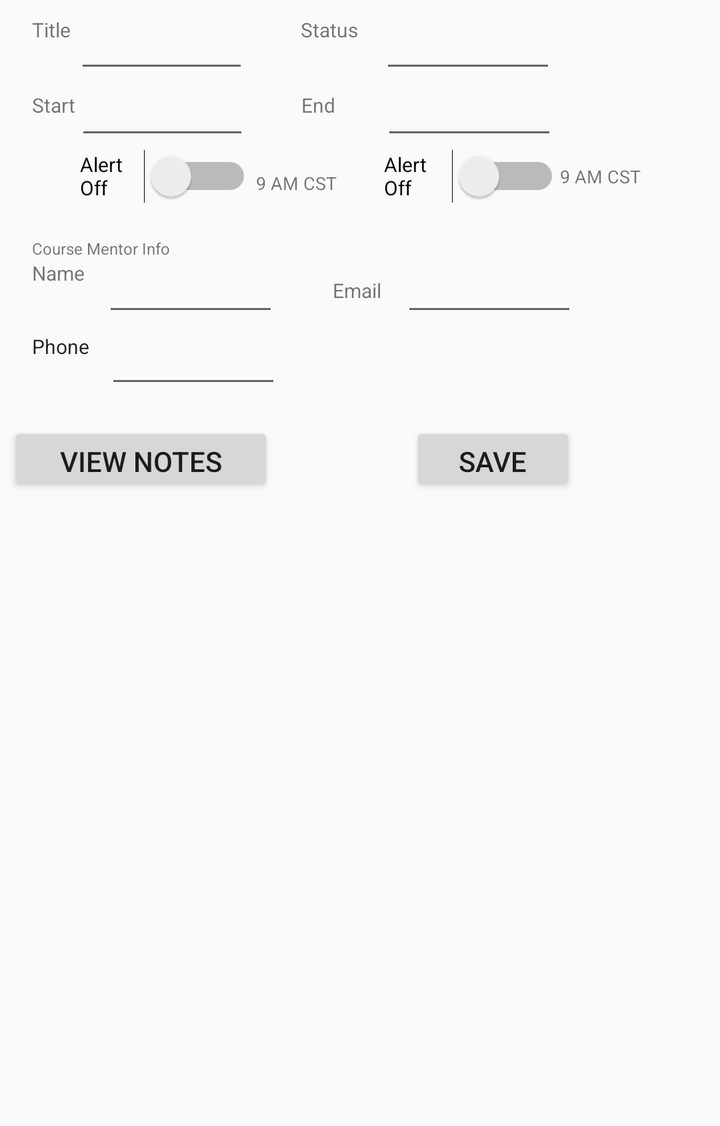
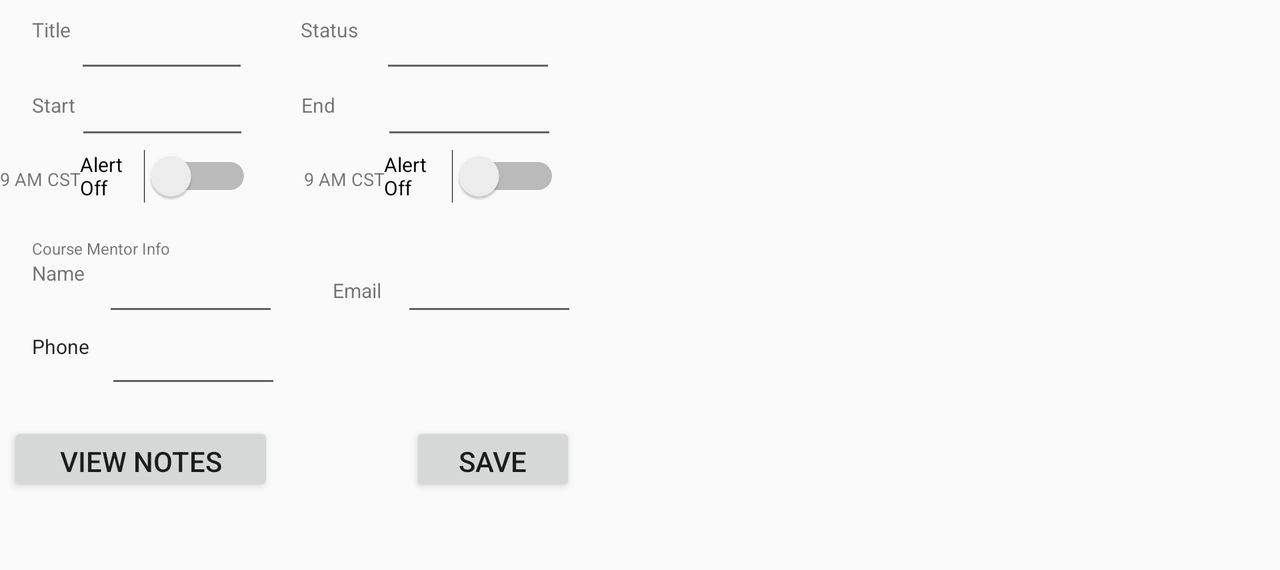

Two renders of one Android screen. The first uses the default layout on a phone; the second uses the alternative layout the repository ships for a different screen configuration, on a matching device. The two XML files are below.
<!-- AndroidManifest.xml: application theme AppBaseTheme -->
<!-- res/layout/course_edit.xml -->
<?xml version="1.0" encoding="utf-8"?>
<android.support.constraint.ConstraintLayout xmlns:android="http://schemas.android.com/apk/res/android"
    xmlns:app="http://schemas.android.com/apk/res-auto"
    xmlns:tools="http://schemas.android.com/tools"
    android:id="@+id/constraintLayoutOuter"
    android:layout_width="match_parent"
    android:layout_height="wrap_content">

    <android.support.constraint.ConstraintLayout xmlns:android="http://schemas.android.com/apk/res/android"
        xmlns:app="http://schemas.android.com/apk/res-auto"
        android:id="@+id/constraintLayout1"
        android:layout_width="match_parent"
        android:layout_height="278dp"
        app:layout_constraintStart_toStartOf="parent"
        app:layout_constraintTop_toTopOf="parent">


        <TextView
            android:id="@+id/textView4"
            android:layout_width="wrap_content"
            android:layout_height="wrap_content"
            android:layout_marginTop="82dp"
            android:text="9 AM CST"
            android:textSize="9sp"
            app:layout_constraintStart_toEndOf="@+id/switchEndAlert"
            app:layout_constraintTop_toTopOf="parent" />

        <TextView
            android:id="@+id/textViewCourseTitle"
            android:layout_width="wrap_content"
            android:layout_height="wrap_content"
            android:layout_marginStart="16dp"
            android:layout_marginTop="8dp"
            android:text="Title"
            android:textSize="10sp"
            app:layout_constraintStart_toStartOf="parent"
            app:layout_constraintTop_toTopOf="parent" />


        <TextView
            android:id="@+id/textViewCourseStart"
            android:layout_width="wrap_content"
            android:layout_height="wrap_content"
            android:layout_marginStart="16dp"
            android:layout_marginTop="24dp"
            android:text="Start"
            android:textSize="10sp"
            app:layout_constraintStart_toStartOf="parent"
            app:layout_constraintTop_toBottomOf="@+id/textViewCourseTitle" />

        <EditText
            android:id="@+id/editCourseTitle"
            android:layout_width="87dp"
            android:layout_height="wrap_content"
            android:layout_marginStart="2dp"
            android:layout_marginTop="8dp"
            android:ems="10"
            android:inputType="textPersonName"
            android:textSize="12sp"
            app:layout_constraintStart_toEndOf="@+id/textViewCourseTitle"
            app:layout_constraintTop_toTopOf="parent" />

        <TextView
            android:id="@+id/textViewCourseEnd"
            android:layout_width="wrap_content"
            android:layout_height="wrap_content"
            android:layout_marginStart="26dp"
            android:layout_marginTop="24dp"
            android:text="End"
            android:textSize="10sp"
            app:layout_constraintStart_toEndOf="@+id/editCourseStart"
            app:layout_constraintTop_toBottomOf="@+id/textViewStatus" />

        <EditText
            android:id="@+id/editCourseStart"
            android:layout_width="87dp"
            android:layout_height="wrap_content"
            android:ems="10"
            android:inputType="date"
            android:textSize="12sp"
            app:layout_constraintStart_toEndOf="@+id/textViewCourseStart"
            app:layout_constraintTop_toBottomOf="@+id/editCourseTitle" />

        <EditText
            android:id="@+id/editCourseEnd"
            android:layout_width="88dp"
            android:layout_height="wrap_content"
            android:layout_marginStart="23dp"
            android:ems="10"
            android:inputType="date"
            android:textSize="12sp"
            app:layout_constraintStart_toEndOf="@+id/textViewCourseEnd"
            app:layout_constraintTop_toBottomOf="@+id/editCourseStatus" />

        <TextView
            android:id="@+id/textViewStatus"
            android:layout_width="wrap_content"
            android:layout_height="wrap_content"
            android:layout_marginStart="26dp"
            android:layout_marginTop="8dp"
            android:text="Status"
            android:textSize="10sp"
            app:layout_constraintStart_toEndOf="@+id/editCourseTitle"
            app:layout_constraintTop_toTopOf="parent" />

        <EditText
            android:id="@+id/editCourseStatus"
            android:layout_width="88dp"
            android:layout_height="wrap_content"
            android:layout_marginStart="11dp"
            android:layout_marginTop="8dp"
            android:ems="10"
            android:inputType="textPersonName"
            android:textSize="12sp"
            app:layout_constraintStart_toEndOf="@+id/textViewStatus"
            app:layout_constraintTop_toTopOf="parent" />

        <TextView
            android:id="@+id/textView7"
            android:layout_width="124dp"
            android:layout_height="0dp"
            android:layout_marginStart="16dp"
            android:layout_marginTop="17dp"
            android:text="Course Mentor Info"
            android:textSize="8sp"
            app:layout_constraintStart_toStartOf="parent"
            app:layout_constraintTop_toBottomOf="@+id/switchStartAlert" />

        <TextView
            android:id="@+id/textViewName"
            android:layout_width="wrap_content"
            android:layout_height="wrap_content"
            android:layout_marginStart="16dp"
            android:text="Name"
            android:textSize="10sp"
            app:layout_constraintStart_toStartOf="parent"
            app:layout_constraintTop_toBottomOf="@+id/textView7" />

        <EditText
            android:id="@+id/editCMPhone"
            android:layout_width="88dp"
            android:layout_height="36dp"
            android:layout_marginStart="8dp"
            android:ems="10"
            android:inputType="phone"
            android:textSize="12sp"
            app:layout_constraintStart_toEndOf="@+id/textViewCMPhone"
            app:layout_constraintTop_toBottomOf="@+id/editCMName" />

        <TextView
            android:id="@+id/textViewCMPhone"
            android:layout_width="wrap_content"
            android:layout_height="wrap_content"
            android:layout_marginStart="16dp"
            android:layout_marginTop="23dp"
            android:text="Phone"
            android:textAppearance="@style/TextAppearance.AppCompat.Body1"
            android:textSize="10sp"
            app:layout_constraintStart_toStartOf="parent"
            app:layout_constraintTop_toBottomOf="@+id/textViewName" />

        <EditText
            android:id="@+id/editCMName"
            android:layout_width="88dp"
            android:layout_height="wrap_content"
            android:layout_marginStart="9dp"
            android:ems="10"
            android:inputType="textPersonName"
            android:selectAllOnFocus="false"
            android:textSize="12sp"
            app:layout_constraintStart_toEndOf="@+id/textViewName"
            app:layout_constraintTop_toBottomOf="@+id/textView7" />

        <TextView
            android:id="@+id/textViewCMEmail"
            android:layout_width="wrap_content"
            android:layout_height="wrap_content"
            android:layout_marginStart="27dp"
            android:layout_marginTop="79dp"
            android:text="Email"
            android:textSize="10sp"
            app:layout_constraintStart_toEndOf="@+id/editCMName"
            app:layout_constraintTop_toBottomOf="@+id/textViewCourseEnd" />

        <EditText
            android:id="@+id/editCMEmail"
            android:layout_width="88dp"
            android:layout_height="wrap_content"
            android:layout_marginStart="10dp"
            android:layout_marginTop="28dp"
            android:ems="10"
            android:inputType="textEmailAddress"
            android:textSize="12sp"
            app:layout_constraintStart_toEndOf="@+id/textViewCMEmail"
            app:layout_constraintTop_toBottomOf="@+id/switchEndAlert" />

        <Button
            android:id="@+id/btnSaveCourse"
            android:layout_width="83dp"
            android:layout_height="37dp"
            android:layout_marginStart="68dp"
            android:layout_marginTop="48dp"
            android:text="Save Course"
            app:layout_constraintStart_toEndOf="@+id/btnViewNotes"
            app:layout_constraintTop_toBottomOf="@+id/editCMEmail" />

        <Button
            android:id="@+id/btnViewNotes"
            android:layout_width="133dp"
            android:layout_height="37dp"
            android:layout_marginStart="4dp"
            android:layout_marginTop="12dp"
            android:text="View Notes"
            app:layout_constraintStart_toStartOf="parent"
            app:layout_constraintTop_toBottomOf="@+id/editCMPhone" />

        <Switch
            android:id="@+id/switchStartAlert"
            android:layout_width="86dp"
            android:layout_height="wrap_content"
            android:layout_marginStart="40dp"
            android:text="Alert Off"
            android:textOff="Alert Off"
            android:textOn="Alert On"
            android:textSize="10sp"
            app:layout_constraintStart_toStartOf="parent"
            app:layout_constraintTop_toBottomOf="@+id/editCourseStart" />

        <Switch
            android:id="@+id/switchEndAlert"
            android:layout_width="88dp"
            android:layout_height="24dp"
            android:layout_marginStart="66dp"
            android:text="Alert Off"
            android:textOff="Alert Off"
            android:textOn="Alert On"
            android:textSize="10sp"
            app:layout_constraintStart_toEndOf="@+id/switchStartAlert"
            app:layout_constraintTop_toBottomOf="@+id/editCourseEnd" />

        <TextView
            android:id="@+id/textView2"
            android:layout_width="wrap_content"
            android:layout_height="wrap_content"
            android:layout_marginStart="2dp"
            android:layout_marginTop="26dp"
            android:text="9 AM CST"
            android:textSize="9sp"
            app:layout_constraintStart_toEndOf="@+id/switchStartAlert"
            app:layout_constraintTop_toBottomOf="@+id/textViewCourseEnd" />

    </android.support.constraint.ConstraintLayout>

    <ListView xmlns:android="http://schemas.android.com/apk/res/android"
        android:id="@+id/assessment_assoc_listview"
        android:layout_width="match_parent"
        android:layout_height="285dp"
        app:layout_constraintStart_toStartOf="parent"
        app:layout_constraintTop_toBottomOf="@+id/constraintLayout1" />
</android.support.constraint.ConstraintLayout>
<!-- resources referenced by this layout -->
<resources>
  <style name="AppBaseTheme" parent="@style/Theme.AppCompat.Light" />
</resources>
<!-- res/layout-land/course_edit.xml (the repository's variant of the layout above) -->
<!-- drawn on the phone turned sideways -->
<?xml version="1.0" encoding="utf-8"?>
<android.support.constraint.ConstraintLayout xmlns:android="http://schemas.android.com/apk/res/android"
    xmlns:app="http://schemas.android.com/apk/res-auto"
    xmlns:tools="http://schemas.android.com/tools"
    android:id="@+id/constraintLayoutOuter"
    android:layout_width="match_parent"
    android:layout_height="wrap_content">

    <android.support.constraint.ConstraintLayout xmlns:android="http://schemas.android.com/apk/res/android"
        xmlns:app="http://schemas.android.com/apk/res-auto"
        android:id="@+id/constraintLayout1"
        android:layout_width="300dp"
        android:layout_height="278dp"
        app:layout_constraintStart_toStartOf="parent"
        app:layout_constraintTop_toTopOf="parent">


        <TextView
            android:id="@+id/textView4"
            android:layout_width="wrap_content"
            android:layout_height="wrap_content"
            android:layout_marginStart="26dp"
            android:layout_marginTop="24dp"
            android:text="9 AM CST"
            android:textSize="9sp"
            app:layout_constraintStart_toEndOf="@+id/switchStartAlert"
            app:layout_constraintTop_toBottomOf="@+id/textViewCourseEnd" />

        <TextView
            android:id="@+id/textViewCourseTitle"
            android:layout_width="wrap_content"
            android:layout_height="wrap_content"
            android:layout_marginStart="16dp"
            android:layout_marginTop="8dp"
            android:text="Title"
            android:textSize="10sp"
            app:layout_constraintStart_toStartOf="parent"
            app:layout_constraintTop_toTopOf="parent" />


        <TextView
            android:id="@+id/textViewCourseStart"
            android:layout_width="wrap_content"
            android:layout_height="wrap_content"
            android:layout_marginStart="16dp"
            android:layout_marginTop="24dp"
            android:text="Start"
            android:textSize="10sp"
            app:layout_constraintStart_toStartOf="parent"
            app:layout_constraintTop_toBottomOf="@+id/textViewCourseTitle" />

        <EditText
            android:id="@+id/editCourseTitle"
            android:layout_width="87dp"
            android:layout_height="wrap_content"
            android:layout_marginStart="2dp"
            android:layout_marginTop="8dp"
            android:ems="10"
            android:inputType="textPersonName"
            android:textSize="12sp"
            app:layout_constraintStart_toEndOf="@+id/textViewCourseTitle"
            app:layout_constraintTop_toTopOf="parent" />

        <TextView
            android:id="@+id/textViewCourseEnd"
            android:layout_width="wrap_content"
            android:layout_height="wrap_content"
            android:layout_marginStart="26dp"
            android:layout_marginTop="24dp"
            android:text="End"
            android:textSize="10sp"
            app:layout_constraintStart_toEndOf="@+id/editCourseStart"
            app:layout_constraintTop_toBottomOf="@+id/textViewStatus" />

        <EditText
            android:id="@+id/editCourseStart"
            android:layout_width="87dp"
            android:layout_height="wrap_content"
            android:ems="10"
            android:inputType="date"
            android:textSize="12sp"
            app:layout_constraintStart_toEndOf="@+id/textViewCourseStart"
            app:layout_constraintTop_toBottomOf="@+id/editCourseTitle" />

        <EditText
            android:id="@+id/editCourseEnd"
            android:layout_width="88dp"
            android:layout_height="wrap_content"
            android:layout_marginStart="23dp"
            android:ems="10"
            android:inputType="date"
            android:textSize="12sp"
            app:layout_constraintStart_toEndOf="@+id/textViewCourseEnd"
            app:layout_constraintTop_toBottomOf="@+id/editCourseStatus" />

        <TextView
            android:id="@+id/textViewStatus"
            android:layout_width="wrap_content"
            android:layout_height="wrap_content"
            android:layout_marginStart="26dp"
            android:layout_marginTop="8dp"
            android:text="Status"
            android:textSize="10sp"
            app:layout_constraintStart_toEndOf="@+id/editCourseTitle"
            app:layout_constraintTop_toTopOf="parent" />

        <EditText
            android:id="@+id/editCourseStatus"
            android:layout_width="88dp"
            android:layout_height="wrap_content"
            android:layout_marginStart="11dp"
            android:layout_marginTop="8dp"
            android:ems="10"
            android:inputType="textPersonName"
            android:textSize="12sp"
            app:layout_constraintStart_toEndOf="@+id/textViewStatus"
            app:layout_constraintTop_toTopOf="parent" />

        <TextView
            android:id="@+id/textView7"
            android:layout_width="124dp"
            android:layout_height="0dp"
            android:layout_marginStart="16dp"
            android:layout_marginTop="17dp"
            android:text="Course Mentor Info"
            android:textSize="8sp"
            app:layout_constraintStart_toStartOf="parent"
            app:layout_constraintTop_toBottomOf="@+id/switchStartAlert" />

        <TextView
            android:id="@+id/textViewName"
            android:layout_width="wrap_content"
            android:layout_height="wrap_content"
            android:layout_marginStart="16dp"
            android:text="Name"
            android:textSize="10sp"
            app:layout_constraintStart_toStartOf="parent"
            app:layout_constraintTop_toBottomOf="@+id/textView7" />

        <EditText
            android:id="@+id/editCMPhone"
            android:layout_width="88dp"
            android:layout_height="36dp"
            android:layout_marginStart="8dp"
            android:ems="10"
            android:inputType="phone"
            android:textSize="12sp"
            app:layout_constraintStart_toEndOf="@+id/textViewCMPhone"
            app:layout_constraintTop_toBottomOf="@+id/editCMName" />

        <TextView
            android:id="@+id/textViewCMPhone"
            android:layout_width="wrap_content"
            android:layout_height="wrap_content"
            android:layout_marginStart="16dp"
            android:layout_marginTop="23dp"
            android:text="Phone"
            android:textAppearance="@style/TextAppearance.AppCompat.Body1"
            android:textSize="10sp"
            app:layout_constraintStart_toStartOf="parent"
            app:layout_constraintTop_toBottomOf="@+id/textViewName" />

        <EditText
            android:id="@+id/editCMName"
            android:layout_width="88dp"
            android:layout_height="wrap_content"
            android:layout_marginStart="9dp"
            android:ems="10"
            android:inputType="textPersonName"
            android:selectAllOnFocus="false"
            android:textSize="12sp"
            app:layout_constraintStart_toEndOf="@+id/textViewName"
            app:layout_constraintTop_toBottomOf="@+id/textView7" />

        <TextView
            android:id="@+id/textViewCMEmail"
            android:layout_width="wrap_content"
            android:layout_height="wrap_content"
            android:layout_marginStart="27dp"
            android:layout_marginTop="79dp"
            android:text="Email"
            android:textSize="10sp"
            app:layout_constraintStart_toEndOf="@+id/editCMName"
            app:layout_constraintTop_toBottomOf="@+id/textViewCourseEnd" />

        <EditText
            android:id="@+id/editCMEmail"
            android:layout_width="88dp"
            android:layout_height="wrap_content"
            android:layout_marginStart="10dp"
            android:layout_marginTop="28dp"
            android:ems="10"
            android:inputType="textEmailAddress"
            android:textSize="12sp"
            app:layout_constraintStart_toEndOf="@+id/textViewCMEmail"
            app:layout_constraintTop_toBottomOf="@+id/switchEndAlert" />

        <Button
            android:id="@+id/btnSaveCourse"
            android:layout_width="83dp"
            android:layout_height="37dp"
            android:layout_marginStart="68dp"
            android:layout_marginTop="48dp"
            android:text="Save Course"
            app:layout_constraintStart_toEndOf="@+id/btnViewNotes"
            app:layout_constraintTop_toBottomOf="@+id/editCMEmail" />

        <Button
            android:id="@+id/btnViewNotes"
            android:layout_width="133dp"
            android:layout_height="37dp"
            android:layout_marginStart="4dp"
            android:layout_marginTop="12dp"
            android:text="View Notes"
            app:layout_constraintStart_toStartOf="parent"
            app:layout_constraintTop_toBottomOf="@+id/editCMPhone" />

        <Switch
            android:id="@+id/switchStartAlert"
            android:layout_width="86dp"
            android:layout_height="wrap_content"
            android:layout_marginStart="40dp"
            android:text="Alert Off"
            android:textOff="Alert Off"
            android:textOn="Alert On"
            android:textSize="10sp"
            app:layout_constraintStart_toStartOf="parent"
            app:layout_constraintTop_toBottomOf="@+id/editCourseStart" />

        <Switch
            android:id="@+id/switchEndAlert"
            android:layout_width="88dp"
            android:layout_height="24dp"
            android:layout_marginStart="66dp"
            android:text="Alert Off"
            android:textOff="Alert Off"
            android:textOn="Alert On"
            android:textSize="10sp"
            app:layout_constraintStart_toEndOf="@+id/switchStartAlert"
            app:layout_constraintTop_toBottomOf="@+id/editCourseEnd" />

        <TextView
            android:id="@+id/textView2"
            android:layout_width="wrap_content"
            android:layout_height="wrap_content"
            android:layout_marginTop="24dp"
            android:text="9 AM CST"
            android:textSize="9sp"
            app:layout_constraintStart_toStartOf="parent"
            app:layout_constraintTop_toBottomOf="@+id/textViewCourseStart" />

    </android.support.constraint.ConstraintLayout>

    <ListView xmlns:android="http://schemas.android.com/apk/res/android"
        android:id="@+id/assessment_assoc_listview"
        android:layout_width="308dp"
        android:layout_height="285dp"
        android:layout_marginStart="2dp"
        app:layout_constraintStart_toEndOf="@+id/constraintLayout1"
        app:layout_constraintTop_toTopOf="parent" />
</android.support.constraint.ConstraintLayout>
